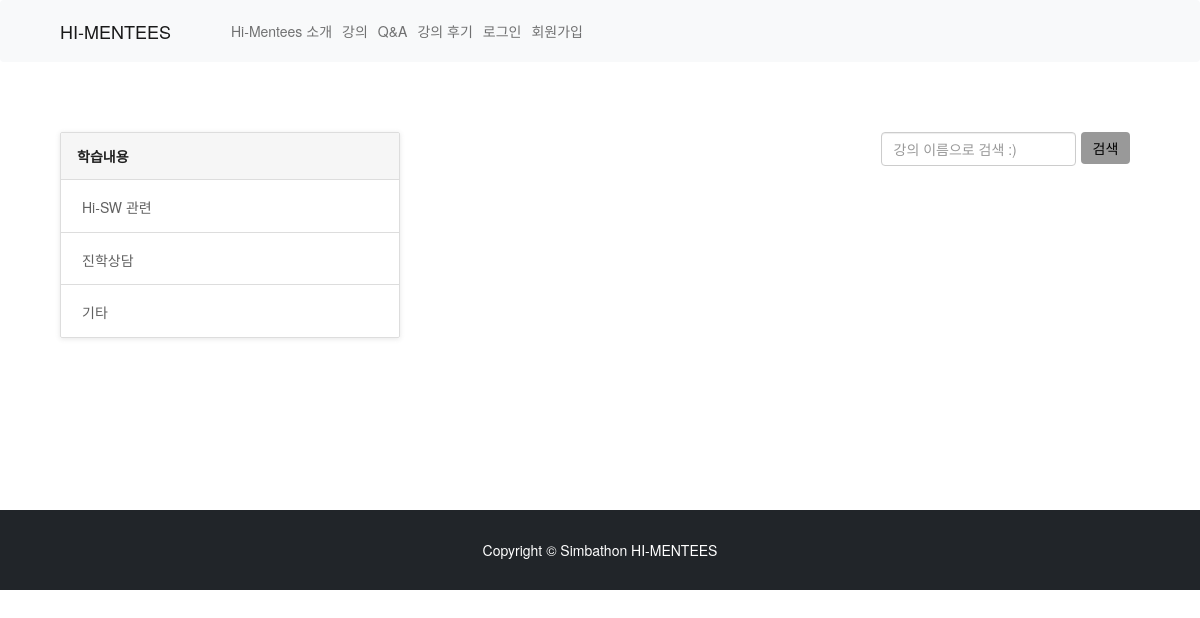
Before: /question/index/ with the older database file.
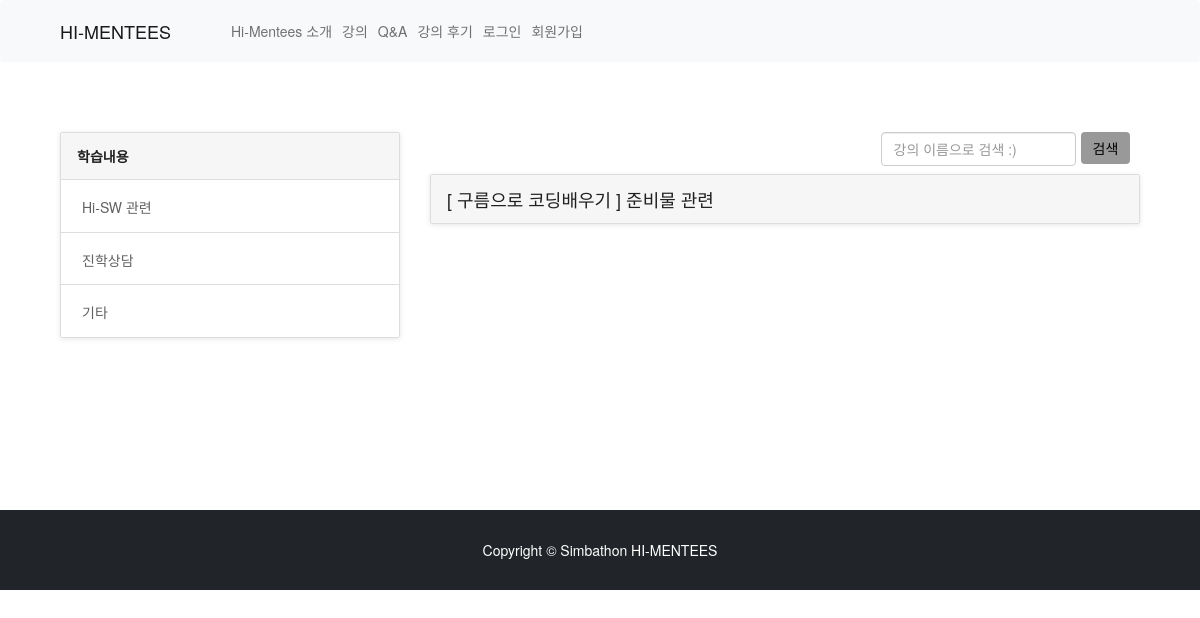
After: the same page with the newer database file.
### question/models.py (models this page shows)
class UserQuestion(models.Model):
    category_choice = (
        ('학습내용', '학습내용'),
        ('hi-sw 관련', 'hi-sw 관련'),
        ('진학상담', '진학상담'),
        ('기타', '기타'),
    )
    category = models.CharField(max_length=10, choices=category_choice, default='기타')
    lecture = models.ForeignKey(Lecture, on_delete=models.CASCADE, null=True, blank=True)
    title = models.CharField(max_length=100)
    content = models.TextField()
    question_reg_date = models.DateTimeField(default=timezone.now, verbose_name="질문작성일")
    user = models.ForeignKey(settings.AUTH_USER_MODEL, on_delete=models.CASCADE, null=False, verbose_name="질문자")
    answer = models.TextField(verbose_name="질문에 대한 답변", null=True, blank=True)
    answer_user = models.ForeignKey(UserProfile, on_delete=models.CASCADE, verbose_name="질문 답변자", null=True, blank=True)
    answer_reg_date = models.DateTimeField(verbose_name="답변작성일", null=True, blank=True)

### lecture/models.py (models this page shows, shortened)
class Lecture(models.Model):
    id=models.AutoField(primary_key=True)
    title=models.CharField(max_length=200)
    CATEGORY_CHOICE=(
        ('python','파이썬'),
        ('ozobot','오조봇'),
        ('entry','엔트리'),
        ('goorum','구름'),
        ('etc','기타'),
    )
    category = models.CharField(max_length=20,choices=CATEGORY_CHOICE, default="")
    body=models.TextField()
    LEVEL_CHOICE = (
    ('star1','1단계'),
    ('star2','2단계'),
    ('star3','3단계'),
    ('star4','4단계'),
    ('star5','5단계'),)
    level=models.CharField(max_length=10, choices=LEVEL_CHOICE)
    host=models.ManyToManyField(UserProfile, blank=True, related_name="host")
    app_start_date=models.DateTimeField()
    app_end_date=models.DateTimeField()
    thumbnail=models.ImageField(upload_to='images/',blank=True, null=True)
    lec_time=models.IntegerField(default=0)
    webex_address=models.CharField(max_length=50, default="#")
    schedule=models.ImageField(upload_to='images/',blank=True, null=True)
    enrol_students=models.ManyToManyField(settings.AUTH_USER_MODEL, blank=True, related_name="enrol")
    like_users=models.ManyToManyField(settings.AUTH_USER_MODEL, blank=True, related_name="like_lectures")
    SHOWMAIN_CHOICE = (
        ('인기강의', '인기강의'),
        ('일주일 내 시작될 강의', '일주일 내 시작될 강의'),)
    showmain_lecture = models.CharField(max_length=20, choices=SHOWMAIN_CHOICE, default='일주일 내 시작될 강의')
    class Meta:
        db_table='Lecture'

### question/views.py (the view)
# urls.py: path('index/', views.QuestionList.as_view(), name="index"),
class QuestionList(ListView):
    model = UserQuestion
    context_object_name = 'question_list'
    template_name = 'question/question_list.html'
    def get_context_data(self, *args, **kwargs):
        context = super().get_context_data(*args, **kwargs)
        context['about_lecture'] = UserQuestion.objects.exclude(answer__exact='').filter(category='학습내용')
        context['about_hisw'] = UserQuestion.objects.exclude(answer__exact='').filter(category='hi-sw 관련')
        context['about_school'] = UserQuestion.objects.exclude(answer__exact='').filter(category='진학상담')
        context['about_etc'] = UserQuestion.objects.exclude(answer__exact='').filter(category='기타')
        return context

### question/templates/question/question_list.html (shortened to what this page needs)
{% extends "base.html" %}
{% load static %}
{% block content %}
<link rel='stylesheet prefetch' href='https://maxcdn.bootstrapcdn.com/bootstrap/3.3.6/css/bootstrap.min.css'>
<link rel='stylesheet prefetch' href='https://files.krve.io/f/eyespot.css'>
<link rel='stylesheet prefetch' href='https://cdn.cloudcache.dk/materialdesignicons/1.6.50/css/materialdesignicons.min.css'>
<div class="container" style="margin-top : 5em; margin-bottom : 10em;">
  <div class="col-md-4">
    <ul class="list-group help-group">
      <div class="faq-list list-group nav nav-tabs">
        <a href="#tab1" class="list-group-item active" role="tab" data-toggle="tab">
          학습내용
        </a>
        <a href="#tab2" class="list-group-item" role="tab" data-toggle="tab">
           Hi-SW 관련
        </a>
        <a href="#tab3" class="list-group-item" role="tab" data-toggle="tab">
           진학상담
        </a>
        <a href="#tab4" class="list-group-item" role="tab" data-toggle="tab">
           기타
        </a>
      </div>
    </ul>
  </div>
  <div class="col-md-8">
    <div class="tab-content panels-faq">
      <div class="tab-pane active" id="tab1">
        <form class="row g-2" style="margin-left: 32em;" action="{% url 'question:result' %}" method='GET'>
          <div class="col-auto" align="right;">
            <input type="search" class="form-control" id="search" name='query' placeholder="강의 이름으로 검색 :)">
          </div>
          <div class="col-auto">
            <button type="submit" class="btn btn-primary mb-3" style="background-color: #999999; color: #000000; border: none;">
              검색
            </button>
          </div>
        </form>
        <div class="panel-group" id="category1">
            {% for question in about_lecture %}
              <div class="panel panel-default panel-help">
                <a href="#question{{ question.id }}" data-toggle="collapse" data-parent="#category1">
                  <div class="panel-heading">
                    {% if question.lecture is not null %}
                      <h2>[ {{ question.lecture.title }} ] {{ question.title }}</h2>
                    {% else %}
                      <h2>{{ question.title }}</h2>
                    {% endif %}
                  </div>
                </a>
              </div>
            {% endfor %}
        </div>
      </div>
    </div>
  </div>
</div>
{%endblock%}

Changed rows visible on the page:
added UserQuestion: lecture "구름으로 코딩배우기", title "준비물 관련"
